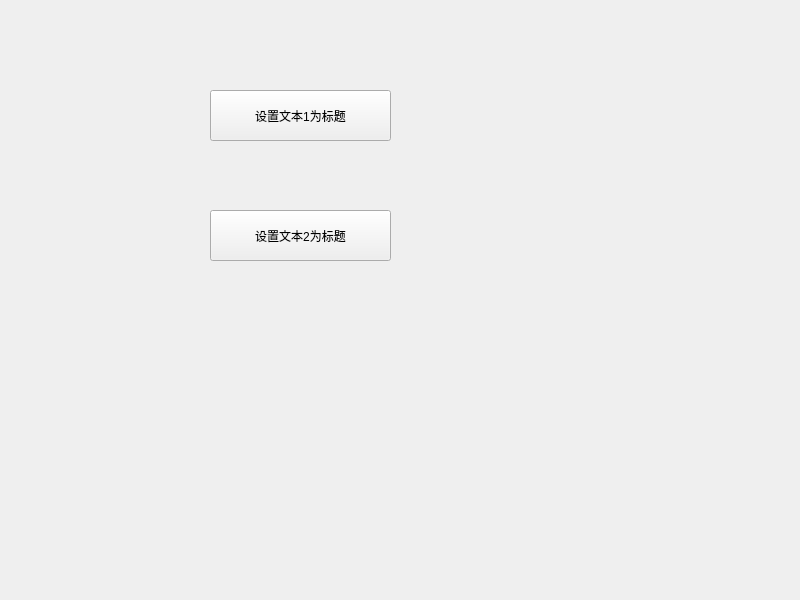
<?xml version="1.0" encoding="UTF-8"?>
<ui version="4.0">
 <class>Widget</class>
 <widget class="QWidget" name="Widget">
  <property name="geometry">
   <rect>
    <x>0</x>
    <y>0</y>
    <width>800</width>
    <height>600</height>
   </rect>
  </property>
  <property name="windowTitle">
   <string>Widget</string>
  </property>
  <widget class="QPushButton" name="pushButton">
   <property name="geometry">
    <rect>
     <x>210</x>
     <y>90</y>
     <width>181</width>
     <height>51</height>
    </rect>
   </property>
   <property name="text">
    <string>设置文本1为标题</string>
   </property>
  </widget>
  <widget class="QPushButton" name="pushButton_2">
   <property name="geometry">
    <rect>
     <x>210</x>
     <y>210</y>
     <width>181</width>
     <height>51</height>
    </rect>
   </property>
   <property name="text">
    <string>设置文本2为标题</string>
   </property>
  </widget>
 </widget>
 <resources/>
 <connections/>
</ui>
